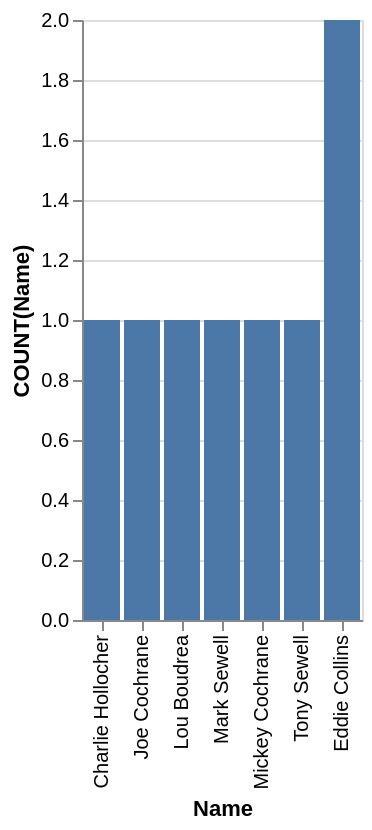

The Vega-Lite source for this figure:
### Vega-Lite specification from a JSON file in a GitHub repository (floating-point values rounded to 4 significant figures)
{"data": {"values": [{"x_data": "Charlie Hollocher", "y_data": 1}, {"x_data": "Joe Cochrane", "y_data": 1}, {"x_data": "Lou Boudrea", "y_data": 1}, {"x_data": "Mark Sewell", "y_data": 1}, {"x_data": "Mickey Cochrane", "y_data": 1}, {"x_data": "Tony Sewell", "y_data": 1}, {"x_data": "Eddie Collins", "y_data": 2}]}, "mark": "bar", "encoding": {"x": {"field": "x_data", "type": "nominal", "title": "Name", "sort": {"op": "sum", "field": "y_data", "order": "ascending"}}, "y": {"field": "y_data", "type": "quantitative", "title": "COUNT(Name)"}}}
